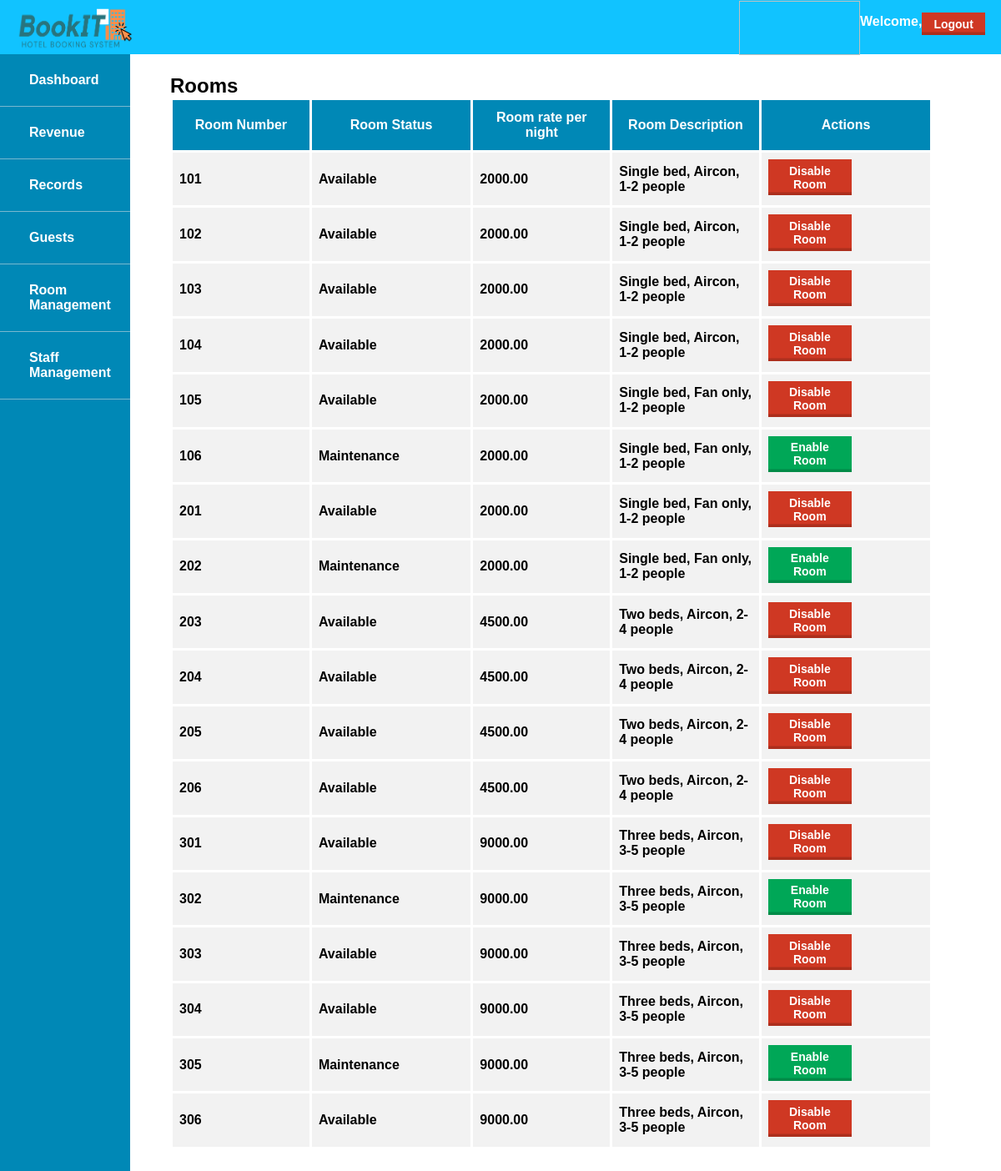
Page /manager_room-mgt.php on the committed database.
### tables this page shows
CREATE TABLE Rooms(
        room_id INT NOT NULL AUTO_INCREMENT PRIMARY KEY,
        room_status ENUM('Available', 'Used by guest','Maintenance'),
        roomtype_id INT                                                    
    );

CREATE TABLE Room_Type(
        roomtype_id INT NOT NULL AUTO_INCREMENT PRIMARY KEY,
        room_cost FLOAT(10,2) ,
        room_desc VARCHAR(100),
        room_cap INT 
    );

### manager_room-mgt.php (the view, shortened to what this page needs)
<!DOCTYPE html>
<html>
    <head>
        <link rel="stylesheet" href="style.css">
    </head>
    <body>
        <header>
        <div id="header">
        <img src="assets/bookIT_Logo.png">
        <div class="right-float">
                <a>
                    <form method="post" action="#">
                        <button class="Logoutbutton" name="logout">Logout</button>
                    </form>
                </a>
            </div>
            <div class="right-float">
                <p>Welcome,</p>
            </div>
            <div class="right-float">
                <a><img></img></a>
            </div>
        </div>
        </header>
        <nav>
            <ul>
                <li><a href="manager_dashboard.php">Dashboard</a></li>
                <li><a href="manager_revenue.php">Revenue</a></li>
                <li><a href="manager_records.php">Records</a></li>
                <li><a href="manager_guests.php">Guests</a></li>
                <li><a href="#">Room Management</a></li>
                <li><a href="manager_staff.php">Staff Management</a></li>
            </ul>
        </nav>
        <div id="content">
            <h2>Rooms</h2>
            <table id="Table">
              <tr>
                <th>Room Number</th>
                <th>Room Status</th>
                <th>Room rate per night</th>
                <th>Room Description</th>
                <th>Actions</th>
              </tr>
        <?php
            include 'connection.php';
            $sql = "SELECT r.room_id AS 'Room Number',
                        r.room_status AS 'Room Status',
                        t.room_cost AS 'Room Cost', t.room_desc AS 'Room Description'
                    FROM
                        Rooms r, room_type t
                    WHERE
                        r.roomtype_id = t.roomtype_id
                    GROUP BY
                    r.room_id;";
            $display = $conn->query($sql);
            if($rows = $display != NULL){
            while($rows = $display->fetch_assoc()){
                echo
                    "<tr><td>". $rows['Room Number']. "</td>
                         <td>". $rows['Room Status']. "</td>
                         <td>". $rows['Room Cost']. "</td>
                         <td>". $rows['Room Description']. "</td>";
                    if ($rows['Room Status'] == 'Maintenance' ||$rows['Room Status'] == 'Unavailable') {
                        echo "<td>
                                <button class= 'Greenbutton'>Enable<br>Room</button></td>
                             </tr>";
                    }elseif ($rows['Room Status'] == 'Available') {
                        echo "<td>
                                <button class= 'Checkoutbutton'>Disable<br>Room</button></td>
                             </tr>";
                    }elseif($rows['Room Status'] == 'Used by guest'){
                        echo "<td>
                                <button class= 'Graybutton'>No Actions<br>Room is in use</button></td>
                             </tr>";
                    }
                }
                echo "</table>";
            }else{
                  echo "No rooms added";
                }
            ?>
        </div>
    </body>

### style.css (style rules this page uses)
* { margin: 0; padding: 0; box-sizing: border-box; font-family: 'Montserrat', sans-serif; font-weight: 600; }
#header { padding: 1px 15px; background-color: #11C3FF; color: white; height: 65px; width: 100%; }
.right-float { float: right; }
.right-float button { margin-top: 1em; }
#header img { height: 65px; width: 145px; }
#header p { margin-top: 1em; }
#content { margin-top: 2%; margin-left: 17%; margin-right: 6.8%; margin-bottom: 2%; padding: 0; }
ul { list-style-type: none; margin: 0; padding: 0; width: 13%; background-color: #0088B6; position: absolute; height: 100%; }
li a { display: block; color: #fff; padding: 22px 35px; text-decoration: none; font-weight: bold; border-bottom: 1px solid rgba(240, 233, 233, .5); }
#Table { border-collapse: collapse; width: 100%; }
#Table td, #Table th { border: 3px solid #fff; padding: 8px; overflow: hidden; }
#Table tr { background-color: #f2f2f2; }
#Table th { padding-top: 12px; padding-bottom: 12px; text-align: center; background-color: #0088B6; color: white; overflow: hidden; width: 100px; }
button { border: none; color: white; padding:0.4em 1em; text-align: center; text-decoration: none; display: inline-block; font-size: 14px; margin:0 0.3em 0.3em 0; box-shadow:inset 0 -0.6em 0 -0.35em rgba(0,0,0,0.17); font-weight: bold; }
.Greenbutton { background-color: #00A757; border: none; color: white; padding:0.4em 1em; text-align: center; text-decoration: none; display: inline-block; font-size: 14px; margin:0 0.3em 0.3em 0; box-shadow:inset 0 -0.6em 0 -0.35em rgba(0,0,0,0.17); font-weight: bold; white-space: normal; -webkit-appearance: none; width: 100px; }
.Logoutbutton { background-color: #CF3823; }
.Checkoutbutton { background-color: #CF3823; border: none; color: white; padding:0.4em 1em; text-align: center; text-decoration: none; display: inline-block; font-size: 14px; margin:0 0.3em 0.3em 0; box-shadow:inset 0 -0.6em 0 -0.35em rgba(0,0,0,0.17); font-weight: bold; white-space: normal; -webkit-appearance: none; width: 100px; }

### rows in the picture
rooms: room_id "101", room_status "Available", roomtype.room_cost "2000.00", roomtype.room_desc "Single bed, Aircon, 1-2 people", shows "Disable"
rooms: room_id "102", room_status "Available", roomtype.room_cost "2000.00", roomtype.room_desc "Single bed, Aircon, 1-2 people", shows "Disable"
rooms: room_id "103", room_status "Available", roomtype.room_cost "2000.00", roomtype.room_desc "Single bed, Aircon, 1-2 people", shows "Disable"
rooms: room_id "104", room_status "Available", roomtype.room_cost "2000.00", roomtype.room_desc "Single bed, Aircon, 1-2 people", shows "Disable"
rooms: room_id "105", room_status "Available", roomtype.room_cost "2000.00", roomtype.room_desc "Single bed, Fan only, 1-2 people", shows "Disable"
rooms: room_id "106", room_status "Maintenance", roomtype.room_cost "2000.00", roomtype.room_desc "Single bed, Fan only, 1-2 people", shows "Enable"
rooms: room_id "201", room_status "Available", roomtype.room_cost "2000.00", roomtype.room_desc "Single bed, Fan only, 1-2 people", shows "Disable"
rooms: room_id "202", room_status "Maintenance", roomtype.room_cost "2000.00", roomtype.room_desc "Single bed, Fan only, 1-2 people", shows "Enable"
rooms: room_id "203", room_status "Available", roomtype.room_cost "4500.00", roomtype.room_desc "Two beds, Aircon, 2-4 people", shows "Disable"
rooms: room_id "204", room_status "Available", roomtype.room_cost "4500.00", roomtype.room_desc "Two beds, Aircon, 2-4 people", shows "Disable"
rooms: room_id "205", room_status "Available", roomtype.room_cost "4500.00", roomtype.room_desc "Two beds, Aircon, 2-4 people", shows "Disable"
rooms: room_id "206", room_status "Available", roomtype.room_cost "4500.00", roomtype.room_desc "Two beds, Aircon, 2-4 people", shows "Disable"
rooms: room_id "301", room_status "Available", roomtype.room_cost "9000.00", roomtype.room_desc "Three beds, Aircon, 3-5 people", shows "Disable"
rooms: room_id "302", room_status "Maintenance", roomtype.room_cost "9000.00", roomtype.room_desc "Three beds, Aircon, 3-5 people", shows "Enable"
rooms: room_id "303", room_status "Available", roomtype.room_cost "9000.00", roomtype.room_desc "Three beds, Aircon, 3-5 people", shows "Disable"
rooms: room_id "304", room_status "Available", roomtype.room_cost "9000.00", roomtype.room_desc "Three beds, Aircon, 3-5 people", shows "Disable"
rooms: room_id "305", room_status "Maintenance", roomtype.room_cost "9000.00", roomtype.room_desc "Three beds, Aircon, 3-5 people", shows "Enable"
rooms: room_id "306", room_status "Available", roomtype.room_cost "9000.00", roomtype.room_desc "Three beds, Aircon, 3-5 people", shows "Disable"
